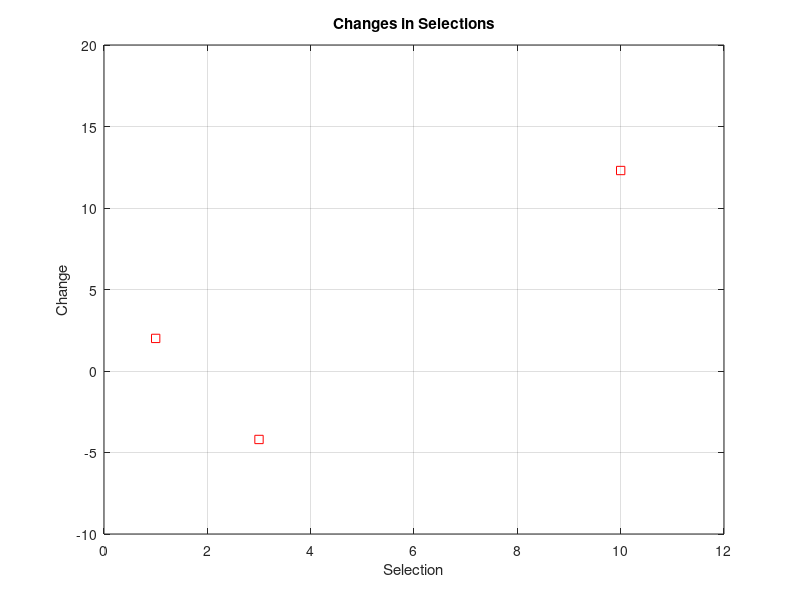
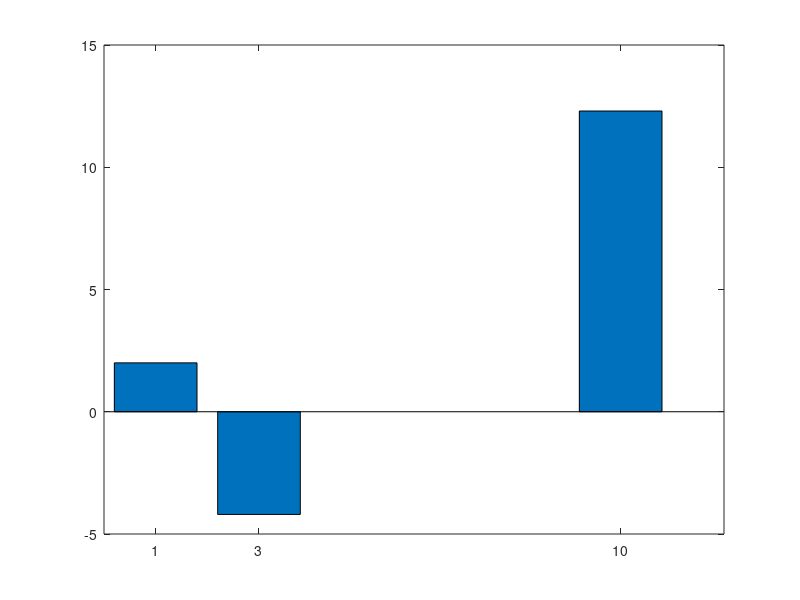
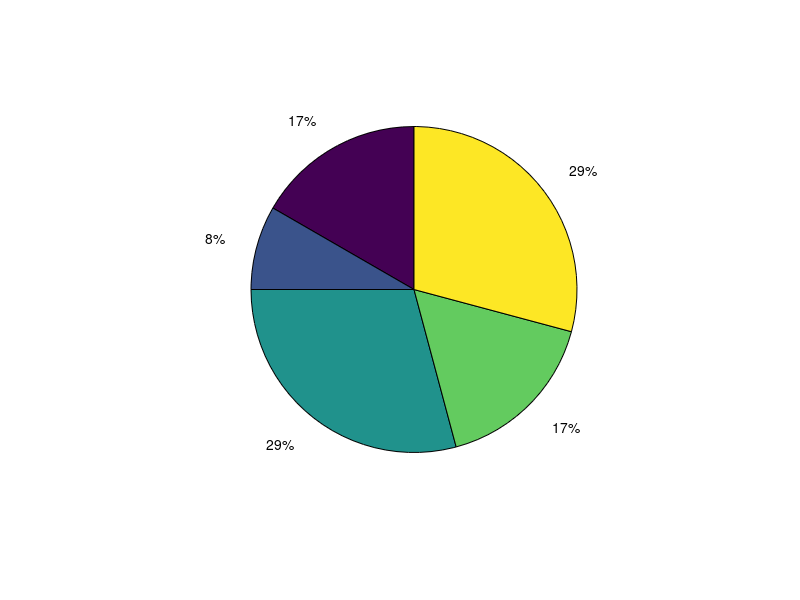

Write MATLAB code to recreate these figures, in order.
% help plot
% doc plot

x_coordinates = [1, 3, 10];
y_coordinates = [2, -4.2, 12.3];

figure(1)
plot(x_coordinates, y_coordinates) % line
plot(x_coordinates, y_coordinates, '*') % 3 * points 
% 3 argument - LineSpec
plot(x_coordinates, y_coordinates, 'rs') % red squares 
grid on
% grid off 

xlabel('Selection') % name the x 
ylabel('Change') % name the y 
title('Changes in Selections') % name the title 

axis([0, 12, -10, 20]) % x0, xn, y0, yn

figure(2)
bar(x_coordinates, y_coordinates) % bar graph

figure(3)
pie([4 2 7 4 7]) % pie graph 
% close(3) -> close figure 3 

% using pictures ----------
% pretty_picture = imread('figure1.JPG');
% image(pretty_picture)
% axis off

% quit -> quit matlab

